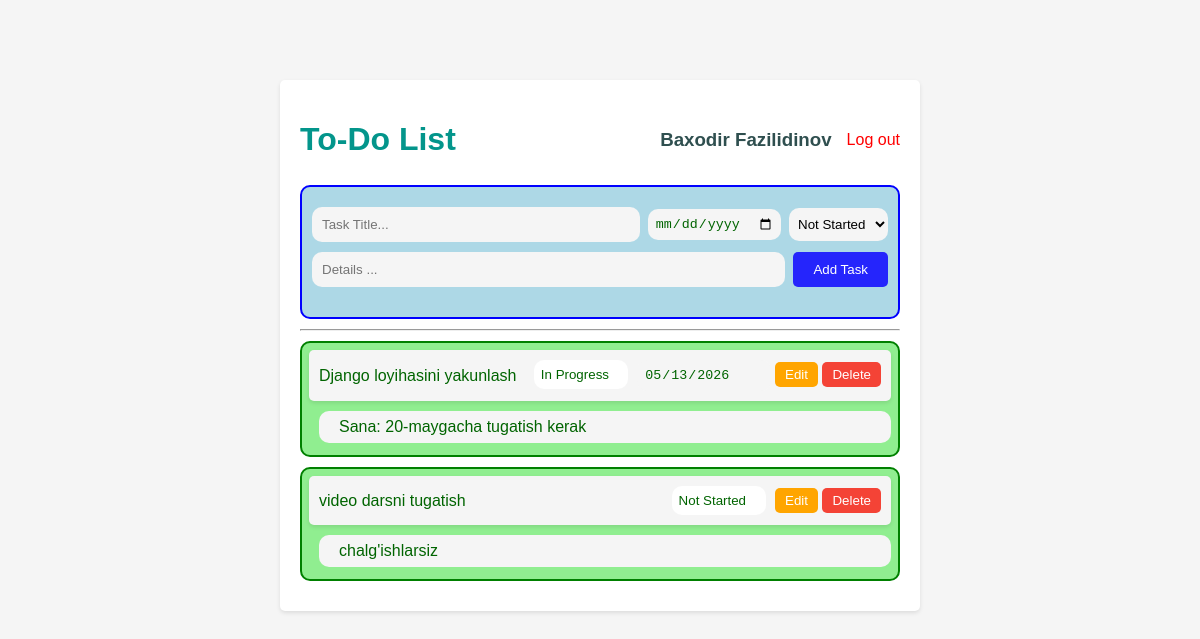
The app's page / (signed in) with its own data.
### main/models.py (models this page shows, shortened)
class Task(models.Model):
    title = models.CharField(max_length=100)
    details = models.TextField(blank=True, null=True)
    deadline = models.DateField(blank=True, null=True)
    status = models.CharField(
        max_length=30,
        choices=STATUS,
        default='Not Started',
    )
    user = models.ForeignKey(User, on_delete=models.SET_NULL, null=True)
    created_at = models.DateTimeField(auto_now_add=True)

### main/views.py (the view, shortened to what this page needs)
# urls.py: path('', HomeView.as_view(), name='home'),
class HomeView(LoginRequiredMixin, View):
    login_url = 'auth'
    def get(self, request):
        statuses = [status[0] for status in STATUS]
        tasks = Task.objects.filter(user=request.user)
        context = {
            'statuses': statuses,
            'tasks': tasks
        }
        return render(request, 'index.html', context)

### templates/index.html (shortened to what this page needs)
<!DOCTYPE html>
{% load static %}
<html lang="en">
  <head>
    <link rel="stylesheet" type="text/css" href="{% static 'style.css' %}">
  </head>
  <body>
    <div class="container">
      <div class="head">
        <h1>To-Do List</h1>
        <div style="display: flex; align-items: center; gap: 15px;">
          <a href="{% url 'my-account' %}" style="color: darkslategrey; text-decoration: none;">
            <h3 style="margin: 0;">
              {% if request.user.get_full_name %}
                {{ request.user.get_full_name }}
              {% else %}
                {{ request.user.username }}
              {% endif %}
            </h3>
          </a>
          <a href="{% url 'logout' %}" style="text-decoration: none; color: red;">
            Log out
          </a>
        </div>
      </div>
      <div class="task-add">
        <form id="task-form" method="post">
          <div class="form1">
            <input type="text" name="title" placeholder="Task Title..." required>
            <input type="date" name="deadline">
            <select name="status">
              {% for status in statuses %}
                <option class="opt" value="{{ status }}">{{ status }}</option>
              {% endfor %}
            </select>
          </div>
          <div class="form1">
            <input type="text" name="details" placeholder="Details ...">
            <button type="submit" class="btn">Add Task</button>
          </div>
        </form>
      </div>
      <hr style="margin: 10px 0;">
      {% for task in tasks %}
      <div class="task">
        <ul id="task-list">
          <li>
            <div>{{ task.title }}</div>
            <div>
              <input type="text" value="{{ task.status }}" readonly>
              {% if task.deadline %}
                <input type="date" value="{{ task.deadline|date:'Y-m-d' }}" readonly>
              {% endif %}
              <button class="edit">
                <a href="{% url 'task-update' task.id %}">Edit</a>
              </button>
              <button class="delete">
                <a href="{% url 'task-delete' task.id %}">Delete</a>
              </button>
            </div>
          </li>
        </ul>
        {% if task.details %}
        <ul class="details">
          {{ task.details }}
        </ul>
        {% endif %}
      </div>
      {% empty %}
      <p style="text-align: center; color: gray; margin-top: 20px;">Hozircha tasklar yo'q!</p>
      {% endfor %}
    </div>
  </body>
</html>

### static/style.css (style rules this page uses)
body { font-family: Arial, sans-serif; background-color: #f5f5f5; }
.container { max-width: 600px; margin: 10vh auto; padding: 20px; background-color: #fff; border-radius: 5px; box-shadow: 0 2px 4px rgba(0, 0, 0, 0.1); }
.head { display: flex; justify-content: space-between; align-items: center; }
h1 { text-align: center; color: rgb(3, 149, 139); }
h3 { margin-right: 30px; }
a { text-decoration: none; color: white; }
form { margin-bottom: 20px; }
.form1 { display: flex; align-items: center; gap: 8px; margin: 10px 0; }
input[type="text"] { flex: 1; min-width: 0; padding: 10px; border: none; border-radius: 10px; background-color: #f5f5f5; }
input[type="date"] { border-radius: 10px; border: 0; padding: 7px; color: darkgreen; background-color: #f5f5f5; flex-shrink: 0; }
select { cursor: pointer; border: 0; border-radius: 10px; background-color: #f5f5f5; padding: 8px 5px; flex-shrink: 0; }
.task input[type="text"] { width: 80px; min-width: 0; flex: none; background-color: white; color: darkgreen; padding: 7px; margin-right: 5px; }
.opt { color: #807d7d; background-color: white; }
button { padding: 10px 20px; border: none; border-radius: 5px; background-color: rgb(37, 37, 252); color: #fff; cursor: pointer; flex-shrink: 0; }
ul { list-style: none; padding: 0; margin: 0; }
li { display: flex; justify-content: space-between; align-items: center; background-color: #f5f5f5; padding: 10px; margin-bottom: 10px; border-radius: 5px; box-shadow: 0 2px 4px rgba(0, 0, 0, 0.1); }
.delete { background-color: #f44336; color: #fff; padding: 5px 10px; border: none; border-radius: 5px; cursor: pointer; }
.edit { background-color: orange; color: #fff; padding: 5px 10px; border: none; border-radius: 5px; cursor: pointer; }
.details { margin: 0 0 5px 10px; background-color: #f5f5f5; padding: 7px 20px; border-radius: 10px; text-align: justify; }
.task { border: 2px solid green; background-color: lightgreen; border-radius: 10px; padding: 7px; margin: 10px 0; color: darkgreen; }
.task-add { background-color: lightblue; border-radius: 10px; padding: 10px; margin: 5px 0; border: 2px solid blue; }

### records on screen
Task: title "Django loyihasini yakunlash", status "In Progress", deadline "05/13/2026", details "Sana: 20-maygacha tugatish kerak"
Task: title "video darsni tugatish", status "Not Started", details "chalg'ishlarsiz"

### other values on screen
{{ request.user.get_full_name }} "Baxodir Fazilidinov"
form field status "Not Started"
